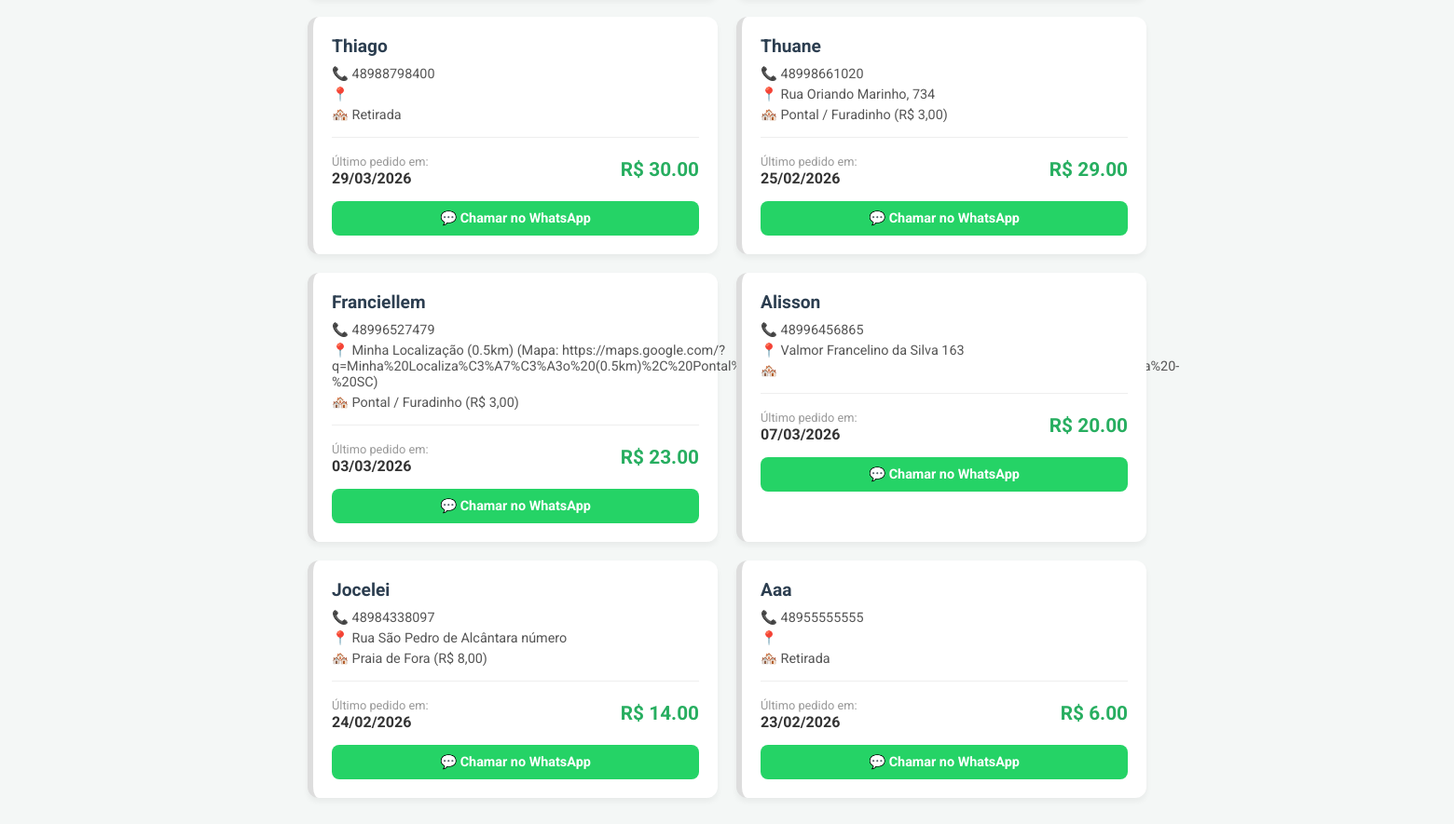
Before: /admin/clientes (signed in, lower part) with the older database file.
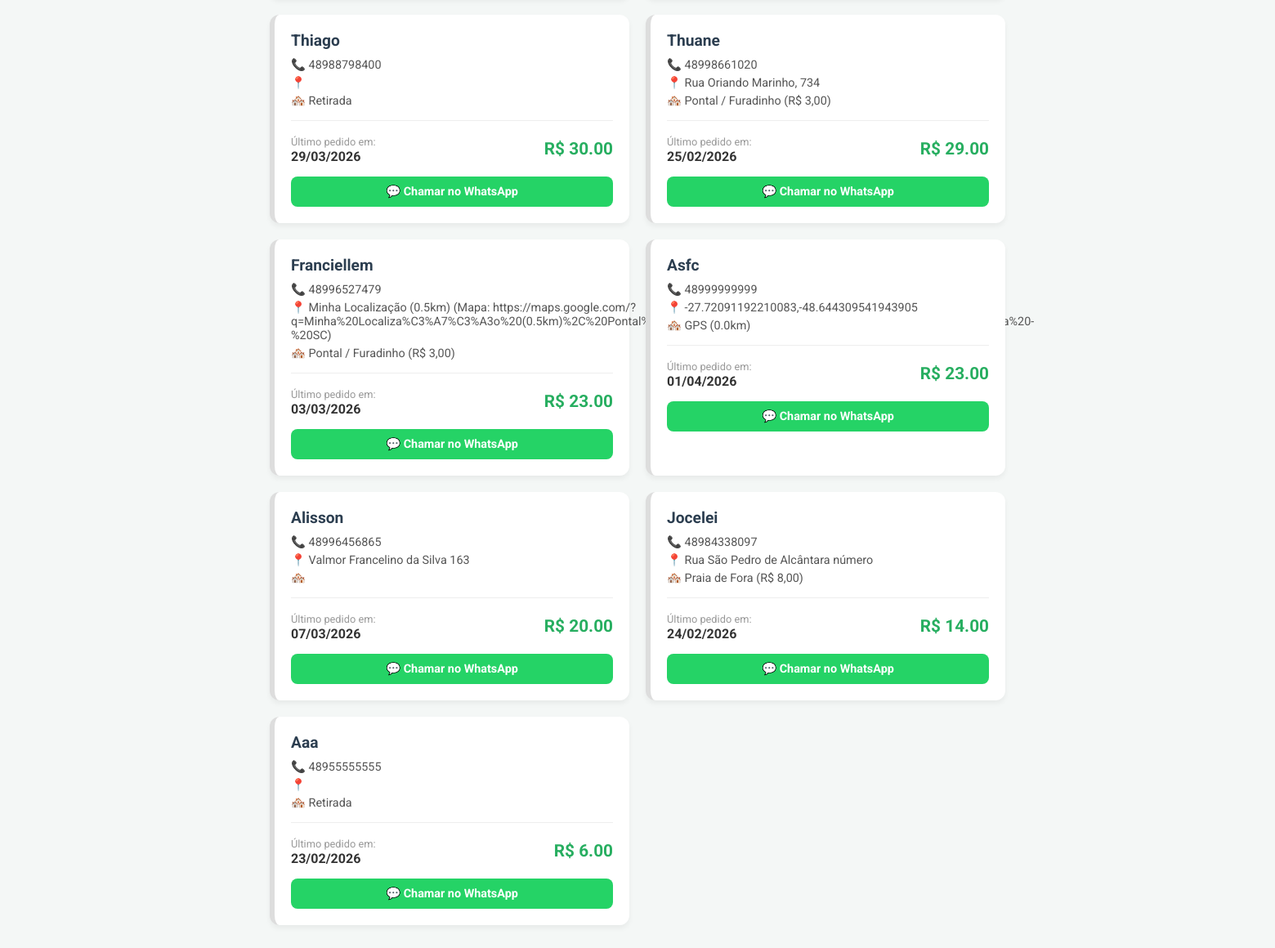
After: the same page with the newer database file.
### tables this page shows
CREATE TABLE clientes (
                telefone TEXT PRIMARY KEY,
                nome TEXT,
                endereco TEXT,
                bairro TEXT,
                primeiro_pedido DATETIME,
                ultimo_pedido DATETIME,
                total_gasto REAL DEFAULT 0
            );

### app.py (the view)
@app.route('/admin/clientes')
def lista_clientes():
    if not session.get('logged_in'): return redirect(url_for('login'))
    conn = get_db_connection()
    cursor = conn.execute('SELECT * FROM clientes ORDER BY total_gasto DESC')
    clientes = cursor.fetchall()
    conn.close()
    return render_template('clientes.html', clientes=clientes)

### app.py (called while the page is built)
def get_db_connection():
    conn = sqlite3.connect(DB_FILE)
    conn.row_factory = sqlite3.Row
    return conn

### templates/clientes.html (shortened to what this page needs)
<!DOCTYPE html>
<html lang="pt-br">
<head>
</head>
<body>
    <div class="container">
        <div class="clientes-grid">
            {% for c in clientes %}
            <div class="cliente-card {% if c.total_gasto > 200 %}vip{% endif %}">
                <span class="cliente-nome">{{ c.nome }}</span>
                <div class="cliente-info">📞 {{ c.telefone }}</div>
                <div class="cliente-info">📍 {{ c.endereco }}</div>
                <div class="cliente-info">🏘️ {{ c.bairro }}</div>
                <div class="gasto-total">
                    <div>
                        <span class="data-label">Último pedido em:</span><br>
                        <strong>{{ c.ultimo_pedido[8:10] }}/{{ c.ultimo_pedido[5:7] }}/{{ c.ultimo_pedido[0:4] }}</strong>
                    </div>
                    <div class="gasto-valor">R$ {{ "%.2f"|format(c.total_gasto) }}</div>
                </div>
                <a href="https://wa.me/55{{ c.telefone|replace('(', '')|replace(')', '')|replace('-', '')|replace(' ', '') }}"
                   target="_blank"
                   style="display: block; text-align: center; margin-top: 15px; padding: 10px; background: #25d366; color: white; text-decoration: none; border-radius: 8px; font-weight: bold; font-size: 0.9rem;">
                   💬 Chamar no WhatsApp
                </a>
            </div>
            {% endfor %}
        </div>
    </div>
</body>
</html>

### templates/clientes.html (style rules this page uses)
:root { --primary: #2c3e50; --accent: #27ae60; --gold: #f1c40f; --light: #f4f7f6; }
body { font-family: 'Roboto', sans-serif; background: var(--light); margin: 0; padding: 0; color: #333; }
.container { max-width: 900px; margin: 30px auto; padding: 0 20px; }
.clientes-grid { display: grid; grid-template-columns: repeat(auto-fill, minmax(300px, 1fr)); gap: 20px; }

Changed rows visible on the page:
added clientes: nome "Asfc", telefone "48999999999", endereco "-27.72091192210083,-48.644309541943905", bairro "GPS (0.0km)", ultimo_pedido "01", ultimo_pedido "04", ultimo_pedido "2026", total_gasto "23.00"
